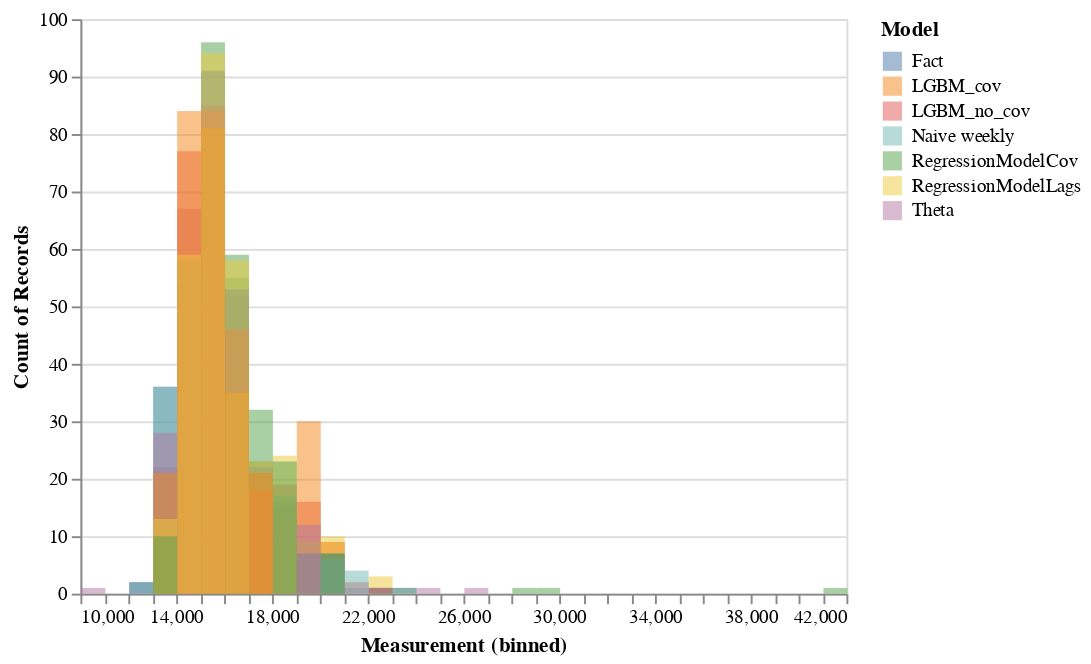

Notebook source saved alongside this figure:
### Code cell
alt.Chart(weekly_revenue_bl).transform_fold(
    weekly_revenue_bl.columns.values,
    #['Fact'],
    as_=['Model', 'Measurement']
).mark_bar(
    opacity=0.5,
    binSpacing=0
).encode(
    alt.X('Measurement:Q', bin=alt.Bin(maxbins=50)),
    alt.Y('count()', stack=None),
    alt.Color('Model:N')
    )

### Figure 1 — Vega-Lite specification as saved in the notebook (floating-point values rounded to 4 significant figures; data arrays with more than 128 entries replaced by an {"elided": "..."} marker saying what was removed)
{"config": {"view": {"continuousWidth": 400, "continuousHeight": 300}}, "data": {"name": "data-77fffe84dd31cc2d8eedceb08fc23e2c"}, "mark": {"type": "bar", "binSpacing": 0, "opacity": 0.5}, "encoding": {"color": {"type": "nominal", "field": "Model"}, "x": {"type": "quantitative", "bin": {"maxbins": 50}, "field": "Measurement"}, "y": {"type": "quantitative", "aggregate": "count", "stack": null}}, "transform": [{"fold": ["Fact", "LGBM_cov", "LGBM_no_cov", "Naive weekly", "RegressionModelCov", "RegressionModelLags", "Theta"], "as": ["Model", "Measurement"]}], "$schema": "https://vega.github.io/schema/vega-lite/v4.8.1.json", "datasets": {"data-77fffe84dd31cc2d8eedceb08fc23e2c": {"elided": "294 records"}}}
